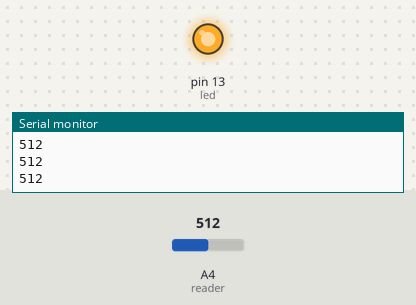
This sketch was run on a simulated Arduino Uno, built with avr-gcc and run on an emulated ATmega328P. Parts: output pins drawn as LEDs (lit = HIGH), the last lines printed to the serial monitor. The inputs (shaded band) are chosen by the test bench; at power-on: A4 (reader) = 512.

Above: at 1.2 s.
1.3 s: A4 (reader) set to 487
At 2.3 s:
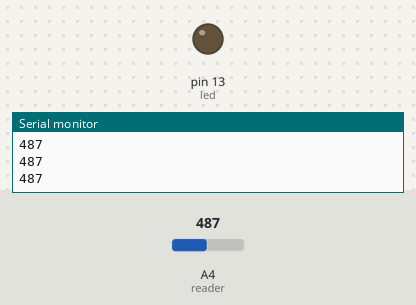
2.8 s: A4 (reader) set to 510
At 3.6 s:
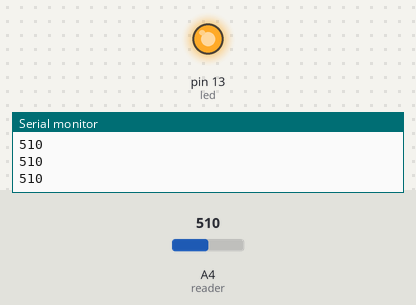
4.3 s: A4 (reader) set to 490
At 4.6 s:
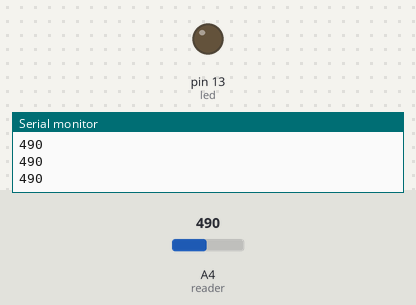
Timing chart, 0 to 7.3 s (numbered marks = the images above; inputs shaded):
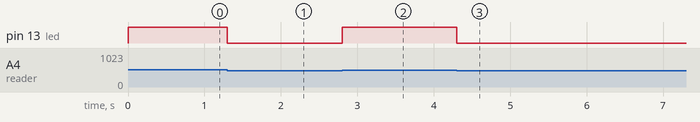

Measured:
- the behaviour switches between 501 and 500 on A4 (reader) (found by bisection; images 0 and 1)
- after the input at 1.3 s, pin 13 (led): HIGH → LOW at once
- after the input at 2.8 s, pin 13 (led): LOW → HIGH at once
- after the input at 4.3 s, pin 13 (led): HIGH → LOW at once

The sketch:

test_sensor_2.ino
```cpp
int led = 13;
int reader = A4;

void setup() {
  pinMode(13,OUTPUT);
  pinMode(reader,INPUT);
  Serial.begin(9600);
}

void loop() {
  Serial.println(analogRead(A4));

  if(analogRead(reader)>500) digitalWrite(led,HIGH);
  else digitalWrite(led,LOW);

}
```
